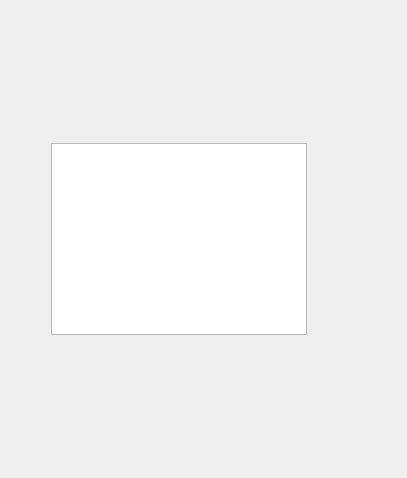
<?xml version="1.0" encoding="UTF-8"?>
<ui version="4.0">
 <class>Widget</class>
 <widget class="QWidget" name="Widget">
  <property name="geometry">
   <rect>
    <x>0</x>
    <y>0</y>
    <width>407</width>
    <height>478</height>
   </rect>
  </property>
  <property name="windowTitle">
   <string>Widget</string>
  </property>
  <layout class="QFormLayout" name="formLayout">
   <item row="0" column="0">
    <layout class="QGridLayout" name="gridLayout">
     <item row="3" column="1">
      <spacer name="verticalSpacer_2">
       <property name="orientation">
        <enum>Qt::Vertical</enum>
       </property>
       <property name="sizeHint" stdset="0">
        <size>
         <width>20</width>
         <height>40</height>
        </size>
       </property>
      </spacer>
     </item>
     <item row="2" column="3">
      <spacer name="horizontalSpacer_2">
       <property name="orientation">
        <enum>Qt::Horizontal</enum>
       </property>
       <property name="sizeHint" stdset="0">
        <size>
         <width>40</width>
         <height>20</height>
        </size>
       </property>
      </spacer>
     </item>
     <item row="2" column="1" colspan="2">
      <widget class="QTextEdit" name="textEdit"/>
     </item>
     <item row="1" column="1">
      <spacer name="verticalSpacer">
       <property name="orientation">
        <enum>Qt::Vertical</enum>
       </property>
       <property name="sizeHint" stdset="0">
        <size>
         <width>20</width>
         <height>40</height>
        </size>
       </property>
      </spacer>
     </item>
     <item row="2" column="0">
      <spacer name="horizontalSpacer">
       <property name="orientation">
        <enum>Qt::Horizontal</enum>
       </property>
       <property name="sizeHint" stdset="0">
        <size>
         <width>40</width>
         <height>20</height>
        </size>
       </property>
      </spacer>
     </item>
    </layout>
   </item>
  </layout>
 </widget>
 <resources/>
 <connections/>
</ui>
